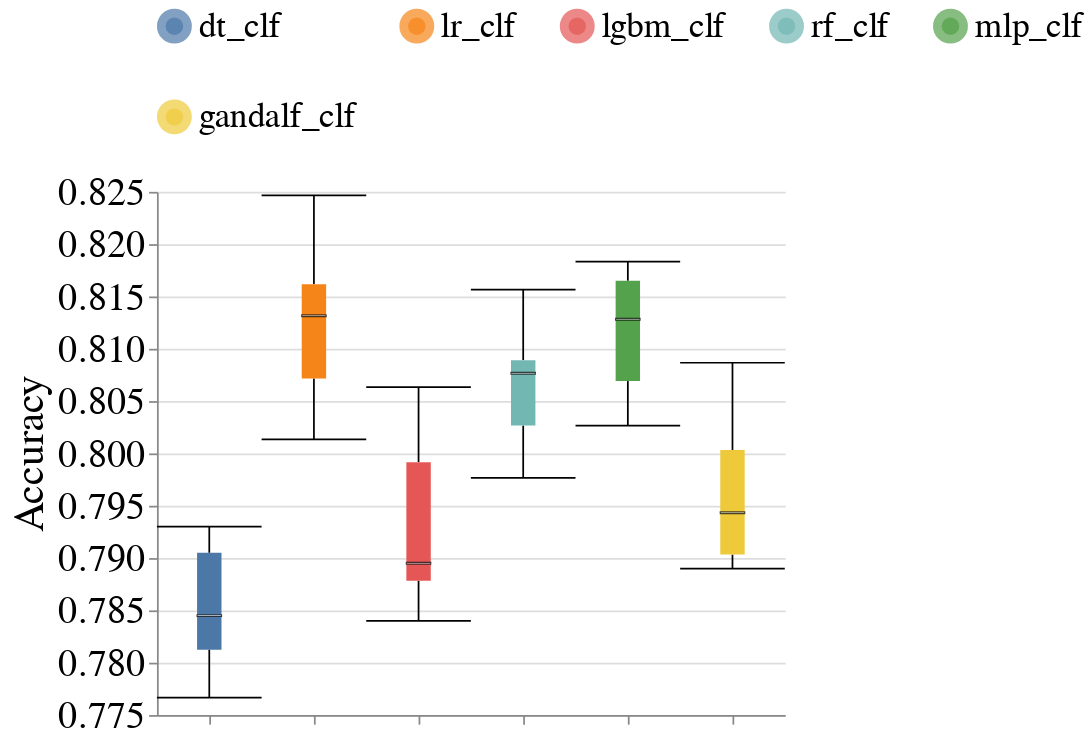

Source (notebook cell):
### Markdown cell above
### Overall Metrics

### Code cell
create_box_plots_for_diff_baseline_models(dataset_name=DATASET_NAME,
                                          metric_name='Accuracy',
                                          db_client=db_client)

### Figure 1 — Vega-Lite specification as saved in the notebook (floating-point values rounded to 4 significant figures)
{"config": {"view": {"continuousWidth": 400, "continuousHeight": 300, "stroke": null}, "axis": {"labelFontSize": 22, "labelFontWeight": "normal", "titleFontSize": 24, "titleFontWeight": "normal"}, "facet": {"spacing": 10}, "header": {"labelFontSize": 20, "labelOrient": "bottom", "labelPadding": 5, "titleFontSize": 20}, "legend": {"columns": 5, "direction": "horizontal", "labelFontSize": 20, "labelLimit": 400, "orient": "top", "symbolStrokeWidth": 10, "titleAnchor": "middle", "titleFontSize": 22, "titleLimit": 300}, "title": {"fontSize": 20}}, "data": {"name": "data-6a560e56a664655535d135c0adc1e201"}, "mark": {"type": "boxplot", "median": {"stroke": "black", "strokeWidth": 0.7}, "ticks": true}, "encoding": {"color": {"field": "Model_Name", "sort": ["dt_clf", "lr_clf", "lgbm_clf", "rf_clf", "mlp_clf"], "title": null, "type": "nominal"}, "x": {"axis": {"labels": false}, "field": "Model_Name", "sort": ["dt_clf", "lr_clf", "lgbm_clf", "rf_clf", "mlp_clf"], "title": null, "type": "nominal"}, "y": {"field": "Metric_Value", "scale": {"zero": false}, "title": "Accuracy", "type": "quantitative"}}, "width": 360, "$schema": "https://vega.github.io/schema/vega-lite/v4.17.0.json", "datasets": {"data-6a560e56a664655535d135c0adc1e201": [{"Dataset_Name": "folk", "Null_Imputer_Name": "baseline", "Virny_Random_State": 100, "Model_Name": "dt_clf", "Subgroup": "overall", "Metric": "Accuracy", "Metric_Value": 0.781}, {"Dataset_Name": "folk", "Null_Imputer_Name": "baseline", "Virny_Random_State": 200, "Model_Name": "dt_clf", "Subgroup": "overall", "Metric": "Accuracy", "Metric_Value": 0.7917}, {"Dataset_Name": "folk", "Null_Imputer_Name": "baseline", "Virny_Random_State": 300, "Model_Name": "dt_clf", "Subgroup": "overall", "Metric": "Accuracy", "Metric_Value": 0.7767}, {"Dataset_Name": "folk", "Null_Imputer_Name": "baseline", "Virny_Random_State": 100, "Model_Name": "lr_clf", "Subgroup": "overall", "Metric": "Accuracy", "Metric_Value": 0.8157}, {"Dataset_Name": "folk", "Null_Imputer_Name": "baseline", "Virny_Random_State": 400, "Model_Name": "dt_clf", "Subgroup": "overall", "Metric": "Accuracy", "Metric_Value": 0.787}, {"Dataset_Name": "folk", "Null_Imputer_Name": "baseline", "Virny_Random_State": 500, "Model_Name": "dt_clf", "Subgroup": "overall", "Metric": "Accuracy", "Metric_Value": 0.793}, {"Dataset_Name": "folk", "Null_Imputer_Name": "baseline", "Virny_Random_State": 600, "Model_Name": "dt_clf", "Subgroup": "overall", "Metric": "Accuracy", "Metric_Value": 0.782}, {"Dataset_Name": "folk", "Null_Imputer_Name": "baseline", "Virny_Random_State": 200, "Model_Name": "lr_clf", "Subgroup": "overall", "Metric": "Accuracy", "Metric_Value": 0.8247}, {"Dataset_Name": "folk", "Null_Imputer_Name": "baseline", "Virny_Random_State": 300, "Model_Name": "lr_clf", "Subgroup": "overall", "Metric": "Accuracy", "Metric_Value": 0.806}, {"Dataset_Name": "folk", "Null_Imputer_Name": "baseline", "Virny_Random_State": 400, "Model_Name": "lr_clf", "Subgroup": "overall", "Metric": "Accuracy", "Metric_Value": 0.8107}, {"Dataset_Name": "folk", "Null_Imputer_Name": "baseline", "Virny_Random_State": 500, "Model_Name": "lr_clf", "Subgroup": "overall", "Metric": "Accuracy", "Metric_Value": 0.8163}, {"Dataset_Name": "folk", "Null_Imputer_Name": "baseline", "Virny_Random_State": 600, "Model_Name": "lr_clf", "Subgroup": "overall", "Metric": "Accuracy", "Metric_Value": 0.8013}, {"Dataset_Name": "folk", "Null_Imputer_Name": "baseline", "Virny_Random_State": 100, "Model_Name": "rf_clf", "Subgroup": "overall", "Metric": "Accuracy", "Metric_Value": 0.809}, {"Dataset_Name": "folk", "Null_Imputer_Name": "baseline", "Virny_Random_State": 100, "Model_Name": "lgbm_clf", "Subgroup": "overall", "Metric": "Accuracy", "Metric_Value": 0.7907}, {"Dataset_Name": "folk", "Null_Imputer_Name": "baseline", "Virny_Random_State": 200, "Model_Name": "lgbm_clf", "Subgroup": "overall", "Metric": "Accuracy", "Metric_Value": 0.8063}, {"Dataset_Name": "folk", "Null_Imputer_Name": "baseline", "Virny_Random_State": 200, "Model_Name": "rf_clf", "Subgroup": "overall", "Metric": "Accuracy", "Metric_Value": 0.8157}, {"Dataset_Name": "folk", "Null_Imputer_Name": "baseline", "Virny_Random_State": 300, "Model_Name": "lgbm_clf", "Subgroup": "overall", "Metric": "Accuracy", "Metric_Value": 0.784}, {"Dataset_Name": "folk", "Null_Imputer_Name": "baseline", "Virny_Random_State": 300, "Model_Name": "rf_clf", "Subgroup": "overall", "Metric": "Accuracy", "Metric_Value": 0.7977}, {"Dataset_Name": "folk", "Null_Imputer_Name": "baseline", "Virny_Random_State": 400, "Model_Name": "lgbm_clf", "Subgroup": "overall", "Metric": "Accuracy", "Metric_Value": 0.7877}, {"Dataset_Name": "folk", "Null_Imputer_Name": "baseline", "Virny_Random_State": 400, "Model_Name": "rf_clf", "Subgroup": "overall", "Metric": "Accuracy", "Metric_Value": 0.8067}, {"Dataset_Name": "folk", "Null_Imputer_Name": "baseline", "Virny_Random_State": 500, "Model_Name": "lgbm_clf", "Subgroup": "overall", "Metric": "Accuracy", "Metric_Value": 0.802}, {"Dataset_Name": "folk", "Null_Imputer_Name": "baseline", "Virny_Random_State": 500, "Model_Name": "rf_clf", "Subgroup": "overall", "Metric": "Accuracy", "Metric_Value": 0.8087}, {"Dataset_Name": "folk", "Null_Imputer_Name": "baseline", "Virny_Random_State": 600, "Model_Name": "lgbm_clf", "Subgroup": "overall", "Metric": "Accuracy", "Metric_Value": 0.7883}, {"Dataset_Name": "folk", "Null_Imputer_Name": "baseline", "Virny_Random_State": 600, "Model_Name": "rf_clf", "Subgroup": "overall", "Metric": "Accuracy", "Metric_Value": 0.8013}, {"Dataset_Name": "folk", "Null_Imputer_Name": "baseline", "Virny_Random_State": 300, "Model_Name": "mlp_clf", "Subgroup": "overall", "Metric": "Accuracy", "Metric_Value": 0.8057}, {"Dataset_Name": "folk", "Null_Imputer_Name": "baseline", "Virny_Random_State": 100, "Model_Name": "mlp_clf", "Subgroup": "overall", "Metric": "Accuracy", "Metric_Value": 0.815}, {"Dataset_Name": "folk", "Null_Imputer_Name": "baseline", "Virny_Random_State": 500, "Model_Name": "mlp_clf", "Subgroup": "overall", "Metric": "Accuracy", "Metric_Value": 0.8183}, {"Dataset_Name": "folk", "Null_Imputer_Name": "baseline", "Virny_Random_State": 400, "Model_Name": "mlp_clf", "Subgroup": "overall", "Metric": "Accuracy", "Metric_Value": 0.817}, {"Dataset_Name": "folk", "Null_Imputer_Name": "baseline", "Virny_Random_State": 600, "Model_Name": "mlp_clf", "Subgroup": "overall", "Metric": "Accuracy", "Metric_Value": 0.8027}, {"Dataset_Name": "folk", "Null_Imputer_Name": "baseline", "Virny_Random_State": 200, "Model_Name": "mlp_clf", "Subgroup": "overall", "Metric": "Accuracy", "Metric_Value": 0.8107}, {"Dataset_Name": "folk", "Null_Imputer_Name": "baseline", "Virny_Random_State": 100, "Model_Name": "gandalf_clf", "Subgroup": "overall", "Metric": "Accuracy", "Metric_Value": 0.8013}, {"Dataset_Name": "folk", "Null_Imputer_Name": "baseline", "Virny_Random_State": 300, "Model_Name": "gandalf_clf", "Subgroup": "overall", "Metric": "Accuracy", "Metric_Value": 0.7913}, {"Dataset_Name": "folk", "Null_Imputer_Name": "baseline", "Virny_Random_State": 400, "Model_Name": "gandalf_clf", "Subgroup": "overall", "Metric": "Accuracy", "Metric_Value": 0.79}, {"Dataset_Name": "folk", "Null_Imputer_Name": "baseline", "Virny_Random_State": 500, "Model_Name": "gandalf_clf", "Subgroup": "overall", "Metric": "Accuracy", "Metric_Value": 0.7973}, {"Dataset_Name": "folk", "Null_Imputer_Name": "baseline", "Virny_Random_State": 200, "Model_Name": "gandalf_clf", "Subgroup": "overall", "Metric": "Accuracy", "Metric_Value": 0.8087}, {"Dataset_Name": "folk", "Null_Imputer_Name": "baseline", "Virny_Random_State": 600, "Model_Name": "gandalf_clf", "Subgroup": "overall", "Metric": "Accuracy", "Metric_Value": 0.789}]}}
